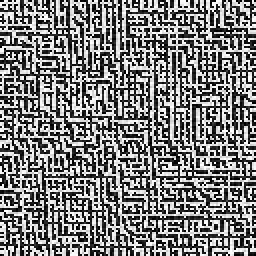
#> input picture smart_canvas/filters/struc.pgm, 128 x 128 px (shown 2 times larger)
$ python -i filtering.py   (imports and definitions only)   (older library calls are emulated)
#> lines starting #> are read from the running program, lines starting #| are printed output that depends on the picture
#> further down, picture is the input picture: shape (128, 128, 3); min 0, max 255, mean 125.6
""" filtering.py """

# Default packages
import itertools

# External packages
import cv2
import numpy as np
from numpy.lib.function_base import gradient

# Internal packages

# [19 lines left out: function makeStroke, not called in this run]

def makeSplineStroke(x, y, brush, img, canvas, gradients):
    '''
    adds a brush stroke to a list and return it for the paintLayer function to paint
    '''
    g_mag, grad_x, grad_y = gradients
    stroke_color = img[y,x]
    stroke_points = [[x, y]]
    lastDx, lastDy = (0,0)

    maxStrokeLength = 16
    minStrokeLength = 6
    # f_c controls the usage of the previous gradient vs the current gradient
    f_c = 1.0

    for i in range(maxStrokeLength):
        if i > minStrokeLength and np.abs(np.sum(img[y,x]) - np.sum(canvas[y,x])) < np.abs(np.sum(img[y,x]) - np.sum(stroke_color)):
            return [stroke_points, stroke_color.tolist(), brush]
        if g_mag[y,x] == 0:
            return [stroke_points, stroke_color.tolist(), brush]
        gy, gx = grad_x[y,x], grad_y[y,x]
        dx=gx
        dy=-gy

        if lastDx * dx + lastDy * dy < 0:
            dx = -dx
            dy = -dy
        dx = f_c * dx + (1-f_c) * lastDx
        dy = f_c * dy + (1 - f_c) * lastDy
        if dx != 0 and dy != 0:
            dx = dx / np.sqrt(dx ** 2 + dy ** 2)
            dy = dy / np.sqrt(dx ** 2 + dy ** 2)
        x, y = int(x + brush * dx), int(y + brush * dy)
        if x > img.shape[1]-1:
            x = img.shape[1]-1
        if y > img.shape[0]-1:
            y = img.shape[0]-1
        lastDx, lastDy = dx, dy

        stroke_points.append([x,y])
    K = [stroke_points, stroke_color.tolist(), brush]
    return K

def paintLayer(canvas, ref_img, brush, gradients):
    '''
    paint a brush layer
    '''
    strokes = []

    # f_g is the parameter to control grid size as a multiple of brush size
    f_g = 1.5
    grid = int(f_g * brush)

    for x in range(0, ref_img.shape[1], grid):
        for y in range(0, ref_img.shape[0], grid):
            s = makeSplineStroke(x,y, brush, ref_img, canvas, gradients)
            strokes.append(s)
    np.random.shuffle(strokes)

    if strokes is not None:
        for s in strokes:
            cv2.polylines(canvas, [np.array(s[0])], isClosed=False, color=s[1], thickness=s[2], lineType=cv2.LINE_AA)

    return canvas

def paint(image):
    '''
    paint the final painting by painting layer for each brush size
    '''
    width = image.shape[1]
#> width = 128
    height = image.shape[0]
#> height = 128
    canvas = np.zeros((height, width,3), dtype=np.uint8)
    gradients = calcImageGradients(image)

    # f_s controls the blur amount of the reference image
    f_s = 1.0
    # small brush sizes are slow to compute
    # large brushes are not precise enough
    # TODO: find a solution for this
    brush_sizes = [8,6,4]

    for brush in brush_sizes:
        ref_img = cv2.GaussianBlur(image, (0,0), sigmaX=f_s*brush, sigmaY=f_s*brush)
        canvas = paintLayer(canvas, ref_img, brush, gradients)

    return canvas

def calcImageGradients(img):
    '''
    Calculate the x and y gradient and gradient magnitude for the image.
    x and y gradients are used to get the painting direction,
    gradient magnitude is used for the length of the stroke
    '''
    img = cv2.cvtColor(img, cv2.COLOR_BGR2GRAY)
    img = cv2.GaussianBlur(img, (3,3), sigmaX=1, sigmaY=1)
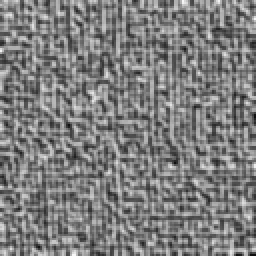
#> img: shape (128, 128) (shown 2 times larger); min 14, max 248, mean 125.7
    grad_x = cv2.Sobel(img, ddepth=cv2.CV_32F, dx=1, dy=0, ksize=5)
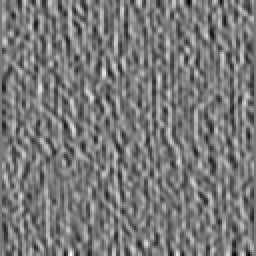
#> grad_x: shape (128, 128) float32 (shown 2 times larger); min -6448, max 7106, mean -15.6; drawn with min black and max white
    grad_y = cv2.Sobel(img, ddepth=cv2.CV_32F, dx=0, dy=1, ksize=5)
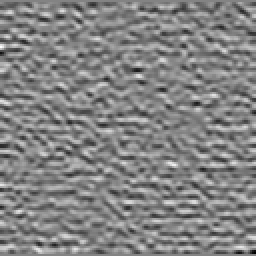
#> grad_y: shape (128, 128) float32 (shown 2 times larger); min -6938, max 6520, mean -13.6; drawn with min black and max white

    # code breaks if we don't include these, "index -1072 is out of bounds for axis 1 with size 490" at "if g_mag[y,x] == 0:" in makeSplineStroke()
    grad_x = grad_x / np.max(grad_x)
    grad_y = grad_y / np.max(grad_y)
    grad_magnitude = np.sqrt((grad_x ** 2) + (grad_y ** 2))
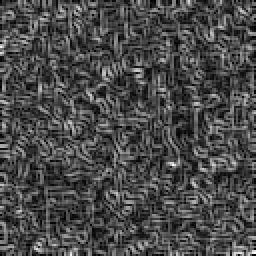
#> grad_magnitude: shape (128, 128) float32 (shown 2 times larger); min 0, max 1.06, mean 0.31; drawn with min black and max white
    return grad_magnitude, grad_x, grad_y

# [40 lines left out: functions mosaic_filter, canvas_filter, not called in this run]

catalog = {
    'mosaic': mosaic_filter,
    'canvas': canvas_filter,
    'painterly': paint
}

carousel = itertools.cycle(catalog)

>>> import cv2
>>> picture = cv2.imread('filters/struc.pgm')
>>> result = paint(picture)
#> the loop in paint, `for brush in brush_sizes:` made 3 passes
#> pass 1, in paint, `ref_img = cv2.GaussianBlur(image, (0,0), sigmaX=f_s*brush, sigmaY=f_s*..`:
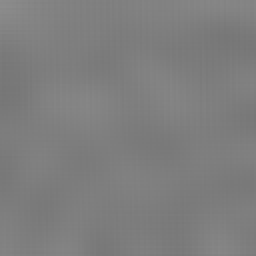
#> ref_img: shape (128, 128, 3) (shown 2 times larger); min 118, max 140, mean 125.7
#> pass 1, in paint, `canvas = paintLayer(canvas, ref_img, brush, gradients)`:
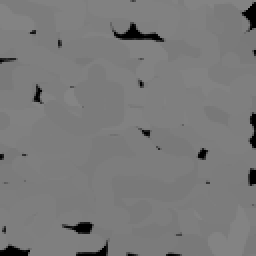
#> canvas: shape (128, 128, 3) (shown 2 times larger); min 0, max 133, mean 121.8
